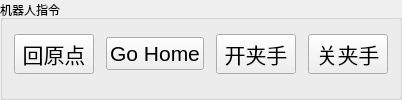
         <widget class="QGroupBox" name="groupBox_8">
          <property name="title">
           <string>机器人指令</string>
          </property>
          <layout class="QVBoxLayout" name="verticalLayout_5">
           <property name="topMargin">
            <number>2</number>
           </property>
           <item>
            <layout class="QHBoxLayout" name="horizontalLayout">
             <property name="spacing">
              <number>12</number>
             </property>
             <item>
              <widget class="QPushButton" name="pushButton_GoPasePoint">
               <property name="minimumSize">
                <size>
                 <width>0</width>
                 <height>31</height>
                </size>
               </property>
               <property name="font">
                <font>
                 <pointsize>16</pointsize>
                </font>
               </property>
               <property name="text">
                <string>回原点</string>
               </property>
              </widget>
             </item>
             <item>
              <widget class="QPushButton" name="pushButton_GoHome">
               <property name="minimumSize">
                <size>
                 <width>0</width>
                 <height>31</height>
                </size>
               </property>
               <property name="font">
                <font>
                 <pointsize>16</pointsize>
                </font>
               </property>
               <property name="text">
                <string>Go Home</string>
               </property>
              </widget>
             </item>
             <item>
              <widget class="QPushButton" name="pushButton_OpenGripper">
               <property name="minimumSize">
                <size>
                 <width>0</width>
                 <height>31</height>
                </size>
               </property>
               <property name="font">
                <font>
                 <pointsize>16</pointsize>
                </font>
               </property>
               <property name="text">
                <string>开夹手</string>
               </property>
              </widget>
             </item>
             <item>
              <widget class="QPushButton" name="pushButton_CloseGripper">
               <property name="minimumSize">
                <size>
                 <width>0</width>
                 <height>31</height>
                </size>
               </property>
               <property name="font">
                <font>
                 <pointsize>16</pointsize>
                </font>
               </property>
               <property name="text">
                <string>关夹手</string>
               </property>
              </widget>
             </item>
            </layout>
           </item>
          </layout>
         </widget>
